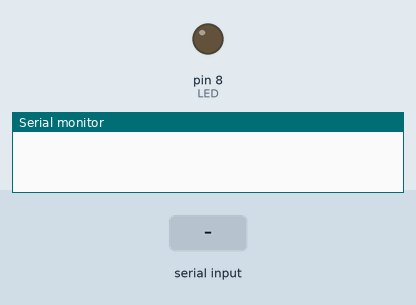
A sketch run on a simulated Arduino Uno, built with avr-gcc and run on an emulated ATmega328P. On the bench: output pins drawn as LEDs (lit = HIGH), the last lines printed to the serial monitor. Inputs (shaded band) come from the test bench.

Above: at 1.2 s.
1.3 s: "a" received over Serial
At 2.3 s:
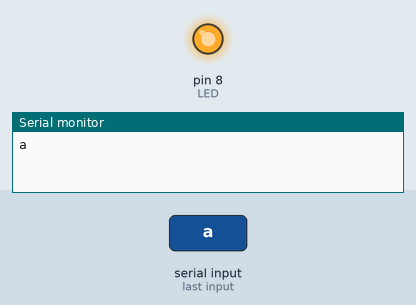
2.8 s: "b" received over Serial
At 3.4 s:
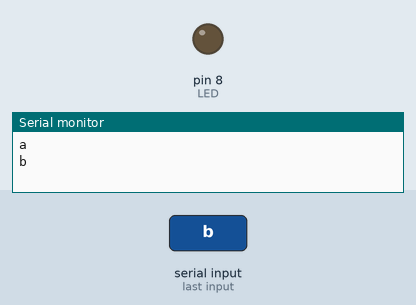
Timing chart, 0 to 5.8 s (numbered marks = the images above; inputs shaded):
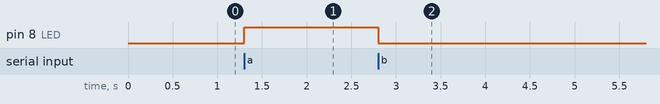

The sketch:

LED_On_Off.ino
```cpp
int LED=8;
void setup() {
  // put your setup code here, to run once:
Serial.begin(9600);
pinMode(LED,OUTPUT);
}

void loop() {
  // put your main code here, to run repeatedly:
if(Serial.available()){
  char a=Serial.read();
  Serial.println(a);
  if(a=='a'){
  digitalWrite(LED,HIGH);
  }
  else if(a=='b')
  {
  digitalWrite(LED,LOW);
  }
}
}
```

Measured:
- after the input at 1.3 s, pin 8 (LED): LOW → HIGH at once
- after the input at 2.8 s, pin 8 (LED): HIGH → LOW at once
